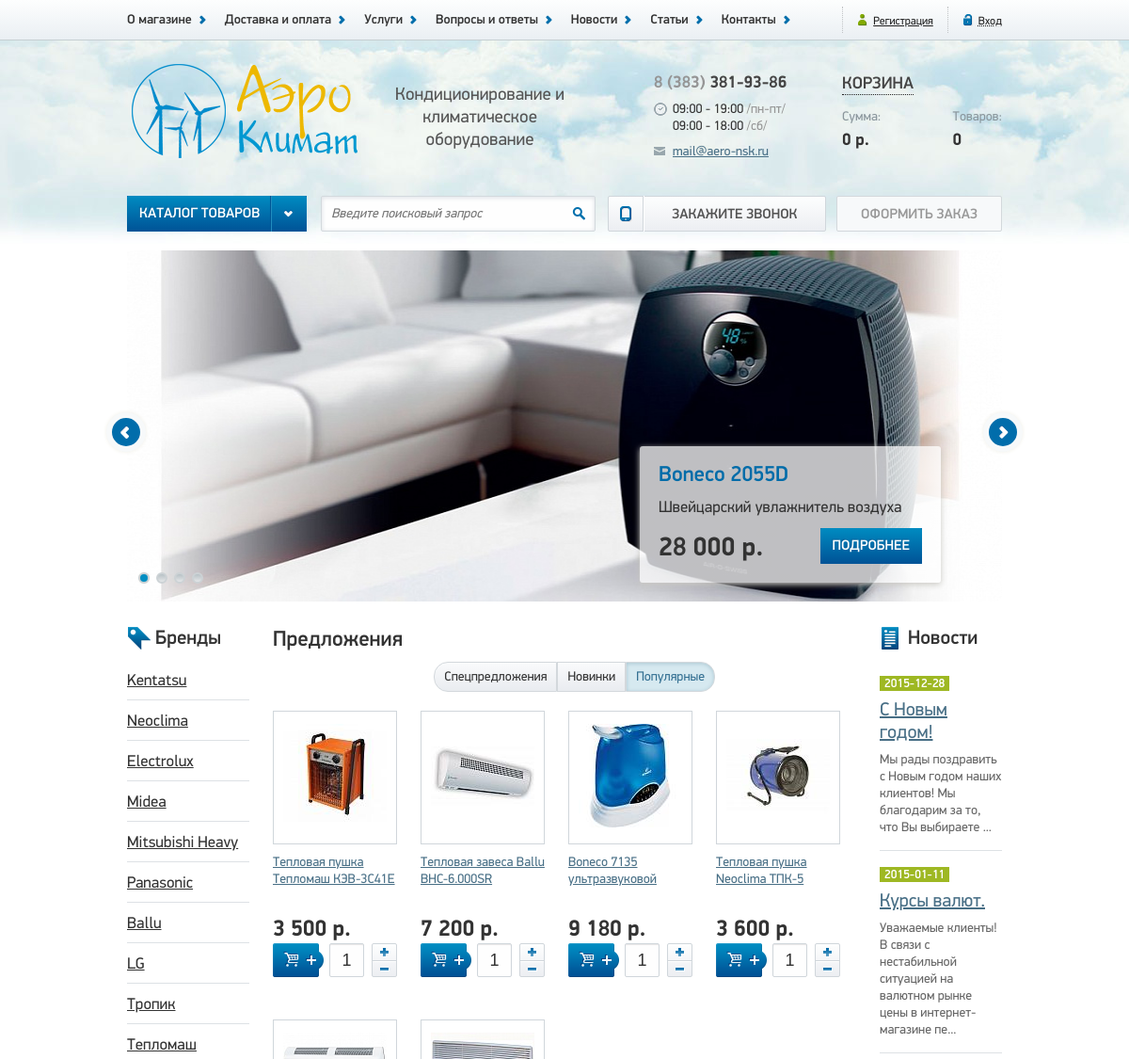
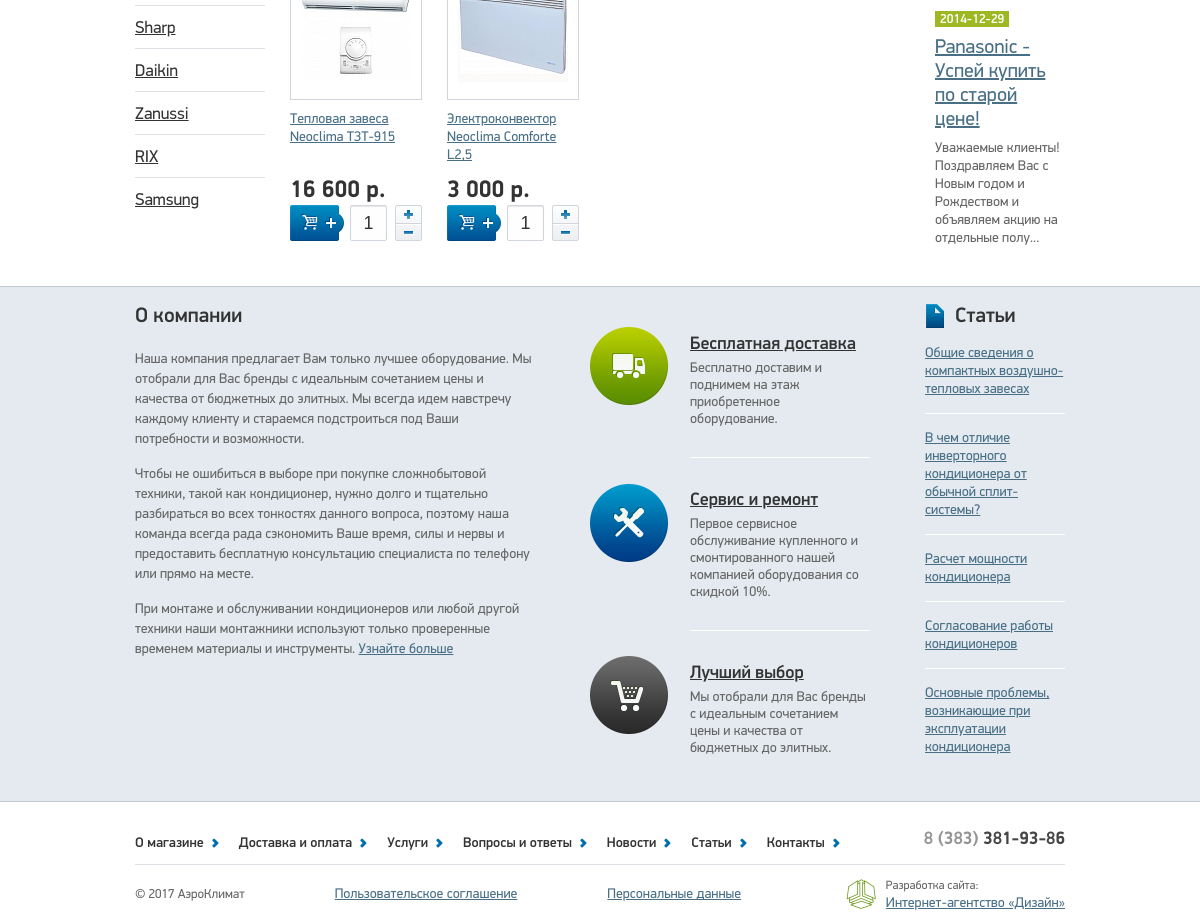
The page / on the database its author committed (2 pictures, top to bottom).
### tables this page shows
CREATE TABLE `news` (
  `id` int(5) NOT NULL,
  `author_id` int(5) DEFAULT NULL,
  `title` varchar(255) NOT NULL,
  `date` date NOT NULL,
  `image` varchar(255) DEFAULT NULL,
  `text` text NOT NULL
);

CREATE TABLE `pages` (
  `id` int(3) NOT NULL,
  `name` varchar(255) NOT NULL,
  `title` varchar(255) NOT NULL,
  `meta_d` varchar(255) NOT NULL,
  `meta_k` varchar(255) NOT NULL,
  `text` text NOT NULL,
  `text1` text,
  `text2` text,
  `text3` text
);

CREATE TABLE `papers` (
  `id` int(5) NOT NULL,
  `author_id` int(5) DEFAULT NULL,
  `title` varchar(255) NOT NULL,
  `date` date NOT NULL,
  `image` varchar(255) DEFAULT NULL,
  `text` text NOT NULL
);

### app/Controllers/Index.php (called while the page is built, shortened)
<?php
class Index
    extends Controller
{
    protected function actionDefault()
    {
        $this->view->news   = Article::findLatest(3);
        $this->view->papers = Paper::findLatest(5);
        $this->view->page   = Page::findByName('index');
        $this->view->display(__DIR__ . '/../../views/default/index.php');
    }
}

### public/index.php (called while the page is built, shortened)
<?php
$uri = $_SERVER['REQUEST_URI'];
$parts = explode('/', $uri);
foreach ($parts as $key => $part){
    $parts[$key] = ucfirst($part);
}
if ($parts[1] === 'Admin'){
    $controllerClass = '\\App\\Controllers\\Admin\\' . (!empty($parts[2]) ? $parts[2] : 'Index');
    if (!class_exists($controllerClass)) {
        $controller = new Errors();
        $controller->action('403');
    }
    $actionName = (!empty($parts[3]) ? $parts[3] : 'Default');
} else {
    $actionName = (!empty($parts[2]) ? $parts[2] : 'Default');
}
$controller = new $controllerClass;
try {
    $controller->action($actionName);
} catch (DbException $e) {
    $controller = new Errors();
    $controller->action('500');
} catch (NotFoundException $e) {
    $controller = new Errors();
    $controller->action('404');
} catch (UploaderException $e) {
    $controller = new Errors();
    $controller->action('400');
}

### app/Db.php (called while the page is built, shortened)
<?php
class Db
{
    protected $dbh;
    public function __construct()
    {
        $config = Config::getInstance()->data;
        $dsn = 'mysql:host=' . $config['db']['host'] . ';dbname=' . $config['db']['dbname'];
        try {
            $this->dbh = new \PDO($dsn, $config['db']['user'], $config['db']['password']);
        } catch (\PDOException $e) {
            $exc = new DbException($e->getMessage(), $e->getCode());
            Logger::getInstance()->emergency($exc);
            throw $exc;
        }
    }
    public function query(string $sql, string $class, array $params = [])
    {
        try {
            $sth = $this->dbh->prepare($sql);
            $sth->execute($params);
            return $sth->fetchAll(\PDO::FETCH_CLASS, $class);
        } catch (\PDOException $e) {
            $exc = new DbException($e->getMessage(), $e->getCode());
            Logger::getInstance()->error($exc);
            throw $exc;
        }
    }
}

### config/config.php (called while the page is built)
<?php
return [
    'db' => [
        'host'     => 'localhost',
        'dbname'   => 'aero',
        'user'     => 'root',
        'password' => ''
    ],
    'log' => [
        'error'    => __DIR__ . '/../logs/errors.log'
    ],
    'image' => [
        'path'     => __DIR__ . '/../public/images/'
    ]
];

### app/Traits/Singleton.php (called while the page is built, shortened)
<?php
trait Singleton
{
    private static $instance = null;
    public static function getInstance()
    {
        if (static::$instance === null) {
            static::$instance = new static();
        }
        return static::$instance;
    }
}

### app/Config.php (called while the page is built, shortened)
<?php
class Config
{
    private function __construct()
    {
        $this->data = require __DIR__ . '/../config/config.php';
    }
}

### app/Models/Model.php (called while the page is built, shortened)
<?php
abstract class Model
{
    protected static $table = null;
    public static function findLatest(int $count): array
    {
        $sql = 'SELECT * FROM ' . static::$table . ' ORDER BY id DESC LIMIT ' . $count;
        $db = new Db();
        $data = $db->query($sql, static::class);
        return $data;
    }
    public static function findByName(string $name)
    {
        $sql = 'SELECT * FROM ' . static::$table . ' WHERE name=:name';
        $params = [
            ':name' => $name
        ];
        $db = new Db();
        $data = $db->query($sql, static::class, $params);
        return array_shift($data);
    }
}

### app/Models/Article.php (called while the page is built, shortened)
<?php
class Article
    extends Model
{
    public function __get($name)
    {
        return $this->data[$name];
    }
}

### app/Traits/Magic.php (called while the page is built, shortened)
<?php
trait Magic
{
    protected $data = [];
    public function __set($name, $value)
    {
        $this->data[$name] = $value;
    }
    public function __get($name)
    {
        return $this->data[$name];
    }
}

### app/Models/Paper.php (called while the page is built, shortened)
<?php
class Paper
    extends Model
{
    public function __get($name)
    {
        return $this->data[$name];
    }
}

### views/default/index.php (the view)
<?php require __DIR__ . '/../header.php'; ?>
    <div class="container">
        <?php require __DIR__ . '/../slider.php'; ?>
    </div>
    <section class="container clearfix">
        <aside class="brands left">
            <h2>Бренды</h2>
            <ul>
                <li><a href="#">Kentatsu</a></li>
                <li><a href="#">Neoclima</a></li>
                <li><a href="#">Electrolux</a></li>
                <li><a href="#">Midea</a></li>
                <li><a href="#">Mitsubishi Heavy</a></li>
                <li><a href="#">Panasonic</a></li>
                <li><a href="#">Ballu</a></li>
                <li><a href="#">LG</a></li>
                <li><a href="#">Тропик</a></li>
                <li><a href="#">Тепломаш</a></li>
                <li><a href="#">Sharp</a></li>
                <li><a href="#">Daikin</a></li>
                <li><a href="#">Zanussi</a></li>
                <li><a href="#">RIX</a></li>
                <li><a href="#">Samsung</a></li>
            </ul>
        </aside>
        <main class="tabs left">
            <?php require __DIR__ . '/../tabs.php'; ?>
        </main>
        <aside class="lastNews right">
            <h2>Новости</h2>
            <div>
                <?php foreach ($news as $article): ?>
                    <article>
                        <span class="date"><?php echo $article->date; ?></span>
                        <a href="/news/show/?id=<?php echo $article->id; ?>" class="title"><?php echo $article->title; ?></a>
                        <p><?php echo strip_tags(mb_substr($article->text, 0, 100) . '...'); ?></p>
                    </article>
                <?php endforeach; ?>
            </div>
        </aside>
    </section>
    <div class="about">
        <div class="container clearfix">
            <div class="text left">
                <h2>О компании</h2>
                <?php echo $page->text; ?>
            </div>
            <div class="bigIcons left">
                <div class="ico1"><b></b><a href="#">Бесплатная доставка</a><span><?php echo $page->text1; ?></span></div>
                <div class="ico2"><b></b><a href="#">Сервис и ремонт</a><span><?php echo $page->text2; ?></span></div>
                <div class="ico3"><b></b><a href="#">Лучший выбор</a><span><?php echo $page->text3; ?></span></div>
            </div>
            <div class="lastArticles right">
                <h2>Статьи</h2>
                <?php foreach ($papers as $paper): ?>
                    <article>
                        <a href="/papers/show/?id=<?php echo $paper->id; ?>" class="title"><?php echo $paper->title; ?></a>
                    </article>
                <?php endforeach; ?>
            </div>
        </div>
    </div>
<?php require __DIR__ . '/../footer.php';

### public/css/style.css (style rules this page uses)
.left { float: left; }
.clearfix::after { content:""; display: table; clear: both; }
body { background: #ffffff url(/images/bg.jpg) repeat-x 0 42px; }
p { font: 14px/19px "Display"; color: #666666; margin-top: 10px; margin-bottom: 20px; }
ul { margin-bottom: 20px; }
h2 { font: 21px "DisplayMedium"; color: #333; }
.container { width: 930px; margin: 0 auto; }
aside.brands { width: 130px; margin-right: 25px; }
aside.lastNews { width: 130px; }
main.tabs { width: 630px; margin: 0 auto; }
aside.brands h2, aside.lastNews h2 { padding-left: 30px; margin-bottom: 10px; }
aside.brands ul li:last-child, aside.lastNews article:last-child { border-bottom: none; }
aside.brands h2 { background: url(/images/brands.png) no-repeat 0 center; }
aside.brands ul li { padding: 10px 0; border-bottom: 1px solid #dde1e5; border-top: 1px solid #fff; }
aside.brands ul li a { font: 17px "Display"; color: #333333; }
aside.lastNews h2 { background: url(/images/news.png) no-repeat 0 center; }
aside.lastNews article { border-bottom: 1px solid #dde1e5; border-top: 1px solid #fff; padding: 15px 0; }
aside.lastNews article .date { font: 13px "DisplayMedium"; color: #fff; padding: 0 5px; background: #9eb823; }
aside.lastNews article .title { display: block; font: 20px/24px "Display"; margin: 8px 0; }
aside.lastNews article p { font: 14px/18px "Display"; color: #666666; margin: 0; }
.about { border-top: 1px solid #c5cbd0; border-bottom: 1px solid #c5cbd0; background: #e4eaef; margin-top: 20px; }
.about .container { padding: 15px 0; }
.about .text { width: 400px; }
.about .text h2 { margin-bottom: 20px; }
.about .text p { font: 14px/20px "Display"; margin-bottom: 15px; }
.about .bigIcons { width: 300px; margin-left: 35px; }
.about .lastArticles { width: 140px; }
.about .bigIcons div { position: relative; border-bottom: 1px solid #fff; margin-left: 120px; padding: 30px 0; }
.about .bigIcons div:last-child { border-bottom: none; }
.about .bigIcons div b { width: 80px; height: 80px; display: block; position: absolute; top: 25px; left: -100px; background: url(/images/bigIcons.png) no-repeat; }
.about .bigIcons div.ico1 b { background-position: 0 0; }
.about .bigIcons div.ico2 b { background-position: 0 -112px; }
.about .bigIcons div.ico3 b { background-position: 0 -224px; }
.about .bigIcons div a { display: block; font: 18px "DisplayMedium"; color: #333333; margin-bottom: 4px; }
.about .bigIcons div span { display: block; font: 14px "Display"; color: #666666; }
.lastArticles h2 { padding-left: 30px; background: url(/images/articles.png) no-repeat 0 center; }
.lastArticles article { border-bottom: 1px solid #fff; padding: 15px 0; }
.lastArticles article:last-child { border-bottom: none; }

### rows shown on the page
news: date "2015-12-28", title "С Новым годом!", text "Мы рады поздравить с Новым годом наших клиентов! Мы благодарим за то, что Вы выбираете ..."
news: date "2015-01-11", title "Курсы валют.", text "Уважаемые клиенты! В связи с нестабильной ситуацией на валютном рынке цены в интернет-магазине пе..."
news: date "2014-12-29", title "Panasonic - Успей купить по старой цене!", text "Уважаемые клиенты! Поздравляем Вас с Новым годом и Рождеством и объявляем акцию на отдельные полу..."
pages: text "Наша компания предлагает Вам только лучшее оборудование. Мы отобрали для Вас бренды с идеальным сочетанием цены и качества от бюджетных до элитных. Мы всегда идем навстречу каждому клиенту и стараемся подстроиться под Ваши потребности и возможности. Чтобы не ошибиться в выборе при покупке сложнобытовой техники, такой как кондиционер, нужно долго и тщательно разбираться во всех тонкостях данного вопроса, поэтому наша команда всегда рада сэкономить Ваше время, силы и нервы и предоставить бесплатную консультацию специалиста по телефону или прямо на месте. При монтаже и обслуживании кондиционеров или любой другой техники наши монтажники используют только проверенные временем материалы и…", text1 "Бесплатно доставим и поднимем на этаж приобретенное оборудование.", text2 "Первое сервисное обслуживание купленного и смонтированного нашей компанией оборудования со скидкой 10%.", text3 "Мы отобрали для Вас бренды с идеальным сочетанием цены и качества от бюджетных до элитных."
papers: title "Общие сведения о компактных воздушно-тепловых завесах"
papers: title "В чем отличие инверторного кондиционера от обычной сплит-системы?"
papers: title "Расчет мощности кондиционера"
papers: title "Согласование работы кондиционеров"
papers: title "Основные проблемы, возникающие при эксплуатации кондиционера"
